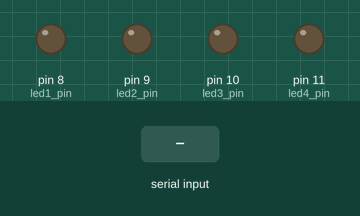
Bench run of a sketch on a simulated Arduino Uno, built with avr-gcc and run on an emulated ATmega328P. Parts: output pins drawn as LEDs (lit = HIGH). Inputs (shaded band) come from the test bench.

Above: at 1.2 s.
1.3 s: byte 30 received over Serial
At 1.8 s:
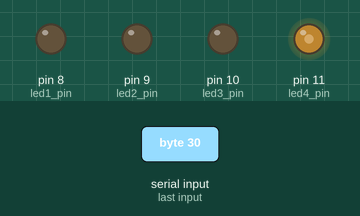
2.8 s: byte 90 received over Serial
At 4.0 s:
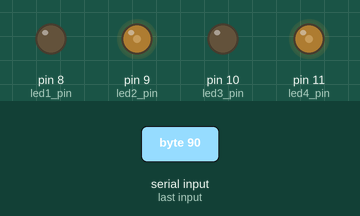
4.3 s: byte 120 received over Serial
At 5.3 s:
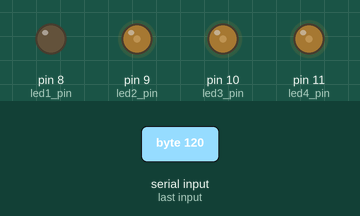
5.8 s: byte 30 received over Serial
At 6.5 s:
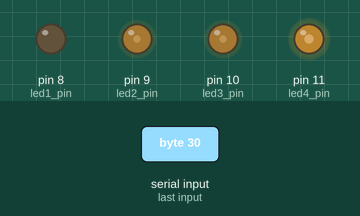
7.3 s: byte 90 received over Serial
At 7.6 s:
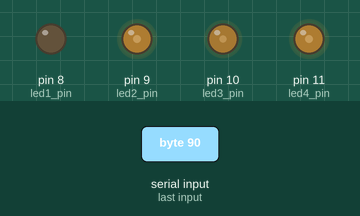
Timing chart, 0 to 9.8 s (numbered marks = the images above; inputs shaded):
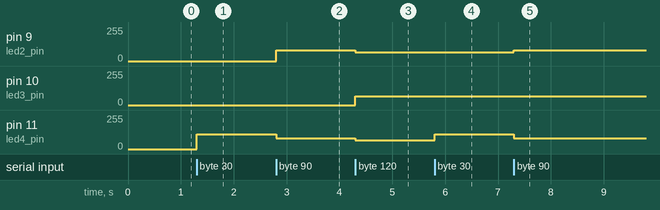

Measured:
- after the input at 1.3 s, pin 11 (led4_pin): 0/255 → 112/255 at once
- after the input at 2.8 s, pin 9 (led2_pin): 0/255 → 80/255 at once; pin 11 (led4_pin): 112/255 → 80/255 at once
- after the input at 4.3 s, pin 9 (led2_pin), pin 11 (led4_pin): 80/255 → 64/255 at once; pin 10 (led3_pin): 0/255 → 64/255 at once
- after the input at 5.8 s, pin 11 (led4_pin): 64/255 → 112/255 at once
- after the input at 7.3 s, pin 9 (led2_pin): 64/255 → 80/255 at once; pin 11 (led4_pin): 112/255 → 80/255 at once

The sketch:

pd_to_arduino_led.ino
```cpp
#define led1_pin 8
#define led2_pin 9
#define led3_pin 10
#define led4_pin 11

#define led1_mask 0x80
#define led2_mask 0x40
#define led3_mask 0x20
#define led4_mask 0x10
#define value_mask 0xF

int led1_state = 0;
int led2_state = 0;
int led3_state = 0;
int led4_state = 0;

void setup() {

  Serial.begin(9600);

  pinMode(led1_pin, OUTPUT);
  pinMode(led2_pin, OUTPUT);
  pinMode(led3_pin, OUTPUT);
  pinMode(led4_pin, OUTPUT);

  analogWrite(led1_pin, 0);
  analogWrite(led2_pin, 0);
  analogWrite(led3_pin, 0);
  analogWrite(led4_pin, 0);

}

void loop() {

  if (Serial.available() > 0) {

    int ledState = Serial.read();

    if (ledState & led1_mask)
    led1_state = (ledState & value_mask) * 8;

    if (ledState & led2_mask)
    led2_state = (ledState & value_mask) * 8;

    if (ledState & led3_mask)
    led3_state = (ledState & value_mask) * 8;

    if (ledState & led4_mask)
    led4_state = (ledState & value_mask) * 8;

    analogWrite(led1_pin, led1_state);
    analogWrite(led2_pin, led2_state);
    analogWrite(led3_pin, led3_state);
    analogWrite(led4_pin, led4_state);

  }
}
```
